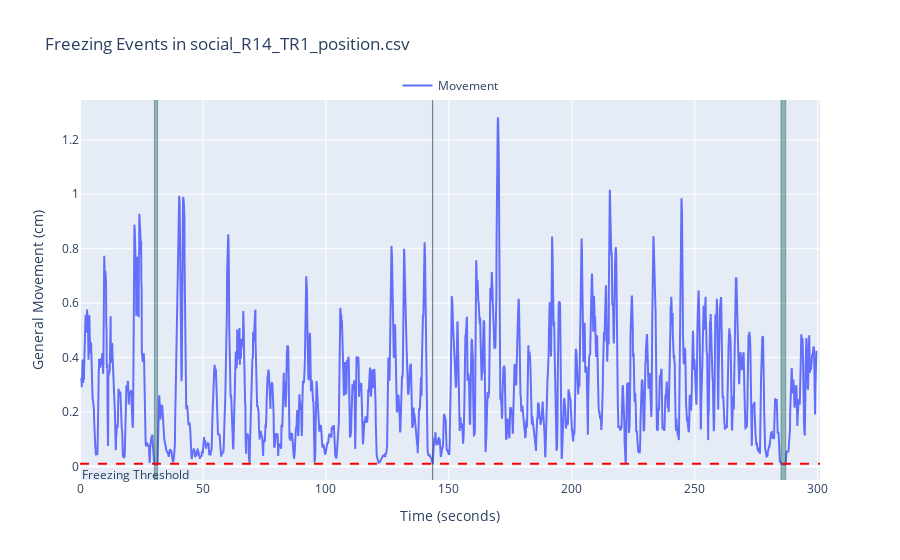

Write notebook code for a chart like this one.
### Markdown cell above
---
#### 4.  We can also measure other behaviours, such as freezing

### Code cell
# Plot freezing events
rst.plot_freezing(params, example_path)

### Figure 1 — Plotly figure (JSON) as saved in the notebook; plotly's stock layout.template omitted (floating-point values rounded to 4 significant figures; data arrays with more than 128 entries replaced by an {"elided": "..."} marker saying what was removed)
{"data": [{"mode": "lines", "name": "Movement", "type": "scatter", "x": {"elided": "4500 float values"}, "y": {"elided": "4500 float values"}}], "layout": {"annotations": [{"showarrow": false, "text": "Freezing Threshold", "x": 0, "xanchor": "left", "xref": "x domain", "y": 0.01, "yanchor": "top", "yref": "y"}], "legend": {"orientation": "h", "x": 0.5, "xanchor": "center", "y": 1, "yanchor": "bottom"}, "shapes": [{"fillcolor": "rgba(0, 100, 80, 0.4)", "line": {"width": 0.4}, "type": "rect", "x0": 30.27, "x1": 31.53, "y0": -0.1, "y1": 1.5}, {"fillcolor": "rgba(0, 100, 80, 0.4)", "line": {"width": 0.4}, "type": "rect", "x0": 143.3, "x1": 143.5, "y0": -0.1, "y1": 1.5}, {"fillcolor": "rgba(0, 100, 80, 0.4)", "line": {"width": 0.4}, "type": "rect", "x0": 285.1, "x1": 287, "y0": -0.1, "y1": 1.5}, {"line": {"color": "red", "dash": "dash"}, "type": "line", "x0": 0, "x1": 1, "xref": "x domain", "y0": 0.01, "y1": 0.01, "yref": "y"}], "showlegend": true, "title": {"text": "Freezing Events in social_R14_TR1_position.csv"}, "xaxis": {"range": [0, 300.9], "title": {"text": "Time (seconds)"}}, "yaxis": {"range": [-0.05, 1.346], "title": {"text": "General Movement (cm)"}}}}
